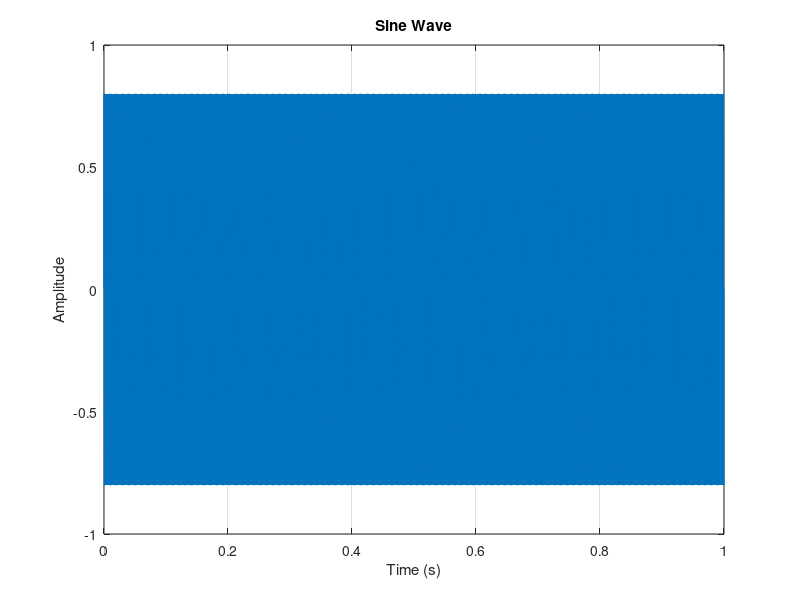

Here is the MATLAB script that generated this plot:
% Sine Wave Generator
% Parameters
fs = 44100;        % Sampling frequency (Hz)
duration = 1;      % Duration (seconds)
frequency = 1000;   % Sine wave frequency (Hz)
amplitude = 0.8;   % Amplitude (0 to 1)

% Generate time vector
t = linspace(0, duration, fs * duration);

% Generate sine wave
sineWave = amplitude * sin(2 * pi * frequency * t);

% Save as WAV file
audiowrite('sine_wave_1k.wav', sineWave, fs);

% Plot the waveform
plot(t, sineWave);
xlabel('Time (s)');
ylabel('Amplitude');
title('Sine Wave');
grid on;
